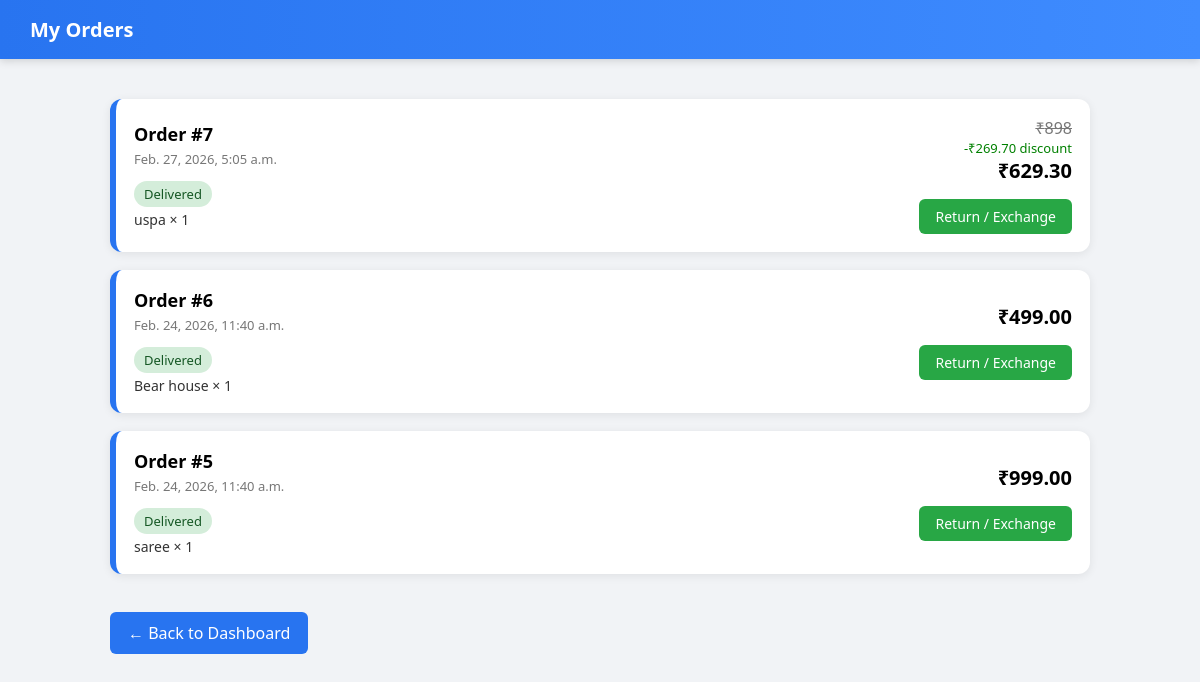
/my-orders/ (signed in), run on an earlier commit of the app's database.
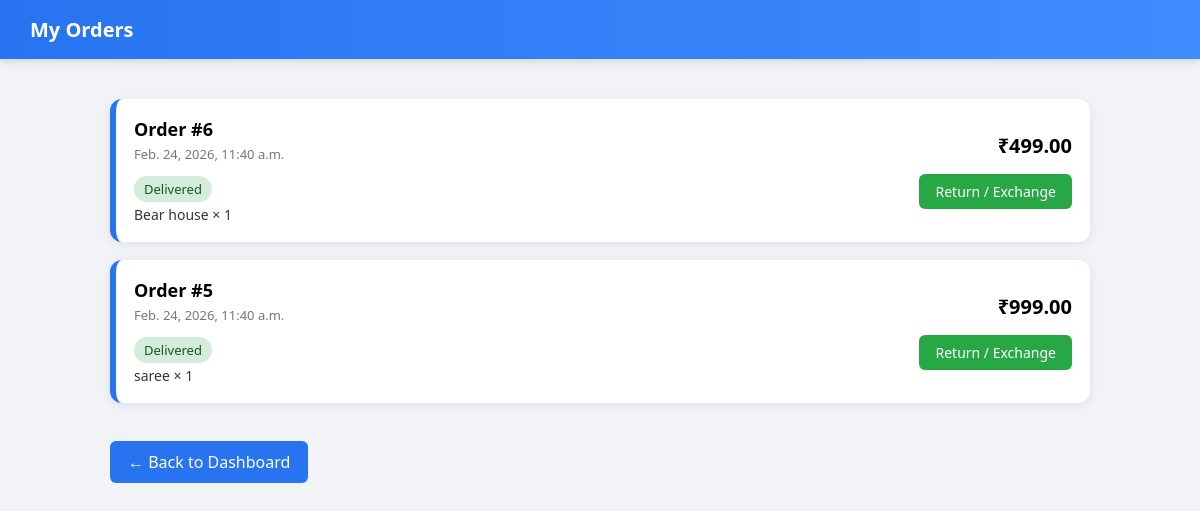
And on a later commit of the database.
### category/models.py (models this page shows, shortened)
class Order(models.Model):
    STATUS_CHOICES = (
        ('Placed', 'Placed'),
        ('Shipped', 'Shipped'),
        ('Delivered', 'Delivered'),
        ('Cancelled', 'Cancelled'),
    )
    user = models.ForeignKey(User, on_delete=models.CASCADE)
    total_amount = models.DecimalField(max_digits=10, decimal_places=2)
    discount_amount = models.DecimalField(max_digits=10, decimal_places=2, default=0)
    status = models.CharField(
        max_length=20,
        choices=STATUS_CHOICES,
        default='Placed'
    )
    created_at = models.DateTimeField(auto_now_add=True)
    delivered_at = models.DateTimeField(null=True, blank=True)

class OrderItem(models.Model):
    order = models.ForeignKey(Order, on_delete=models.CASCADE, related_name="items")
    product = models.ForeignKey(Product, on_delete=models.CASCADE)
    quantity = models.IntegerField()
    price = models.DecimalField(max_digits=10, decimal_places=2)

class Product(models.Model):
    category = models.ForeignKey(Category, on_delete=models.CASCADE)
    subcategory = models.ForeignKey(SubCategory, on_delete=models.CASCADE)
    name = models.CharField(max_length=200)
    description = models.TextField()
    price = models.DecimalField(max_digits=10, decimal_places=2)
    image = models.ImageField(upload_to='products/')
    stock=models.IntegerField(default=10)

### category/views.py (the view)
# urls.py: path("my-orders/", views.my_orders, name="my_orders"),
@login_required
def my_orders(request):
    orders = Order.objects.filter(user=request.user).order_by('-created_at')
    now = timezone.now()
    for order in orders:
        if order.status == "Cancelled":
            continue
        diff = now - order.created_at
        if diff >= timedelta(minutes=2):
            if order.status != "Delivered":
                order.status = "Delivered"
                order.delivered_at = timezone.now()
        elif diff >= timedelta(minutes=1):
            if order.status != "Shipped":
                order.status = "Shipped"
        else:
            order.status = "Placed"
        order.save()
    return render(request, "my_orders.html", {"orders": orders})

### category/templates/my_orders.html (shortened to what this page needs)
<!DOCTYPE html>
<html>
<head>
</head>
<body>
<div class="header">
My Orders
</div>
<div class="container">
{% for order in orders %}
<div class="order-card">
<div class="order-content">
<div>
<div class="order-id">
Order #{{ order.id }}
</div>
<div class="order-date">
{{ order.created_at }}
</div>
{% if order.status == "Placed" %}
<div class="status placed">Order Placed</div>
{% elif order.status == "Shipped" %}
<div class="status shipped">🚚 Shipped</div>
{% elif order.status == "Delivered" %}
<div class="status delivered">Delivered</div>
{% elif order.status == "Cancelled" %}
<div class="status cancelled">❌ Cancelled</div>
{% endif %}
{% for item in order.items.all %}
<div class="item">
{{ item.product.name }} × {{ item.quantity }}
</div>
{% endfor %}
</div>
<div class="right">
{% if order.discount_amount > 0 %}
<div style="text-decoration:line-through;color:#777;">
₹{{ order.total_amount|add:order.discount_amount }}
</div>
<div style="color:green;font-size:13px;">
-₹{{ order.discount_amount }} discount
</div>
{% endif %}
<div class="price">
₹{{ order.total_amount }}
</div>
{% if order.status == "Delivered" %}
<a href="{% url 'return_request' order.id %}" class="btn btn-return">
Return / Exchange
</a>
{% endif %}
</div>
</div>
</div>
{% empty %}
<div class="empty">
<h3>No Orders Yet</h3>
</div>
{% endfor %}
<a href="{% url 'dashboard' %}" class="back">
← Back to Dashboard
</a>
</div>
</body>
</html>

What changed in the data, as far as the page shows it:
no longer on this page (row edited): Order: id "7", created_at "Feb. 27, 2026, 5:05 a.m.", status "Delivered", total_amount|add "898", discount_amount "269.70", total_amount "629.30"
no longer on this page (row edited): OrderItem: product.name "uspa", quantity "1", shown under "7"
